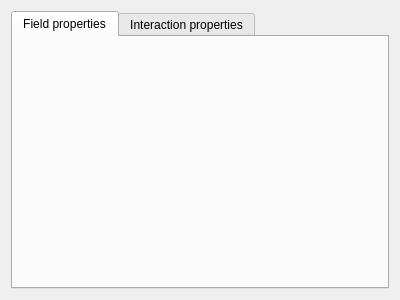
<?xml version="1.0" encoding="UTF-8"?>
<ui version="4.0">
 <class>NeptuneThermodynamics</class>
 <widget class="QWidget" name="NeptuneThermodynamics">
  <property name="geometry">
   <rect>
    <x>0</x>
    <y>0</y>
    <width>400</width>
    <height>300</height>
   </rect>
  </property>
  <property name="windowTitle">
   <string>Form</string>
  </property>
  <layout class="QGridLayout" name="gridLayout">
   <item row="0" column="0">
    <widget class="QTabWidget" name="tabWidget">
     <property name="currentIndex">
      <number>0</number>
     </property>
     <widget class="ThermodynamicsFieldView" name="tabFieldProperties">
      <attribute name="title">
       <string>Field properties</string>
      </attribute>
     </widget>
     <widget class="ThermodynamicsInteractionView" name="tabInteractionProperties">
      <attribute name="title">
       <string>Interaction properties</string>
      </attribute>
     </widget>
    </widget>
   </item>
  </layout>
 </widget>
 <customwidgets>
  <customwidget>
   <class>ThermodynamicsFieldView</class>
   <extends>QWidget</extends>
   <header location="global">ThermodynamicsFieldView</header>
   <container>1</container>
  </customwidget>
  <customwidget>
   <class>ThermodynamicsInteractionView</class>
   <extends>QWidget</extends>
   <header>ThermodynamicsInteractionView</header>
   <container>1</container>
  </customwidget>
 </customwidgets>
 <resources/>
 <connections/>
</ui>
